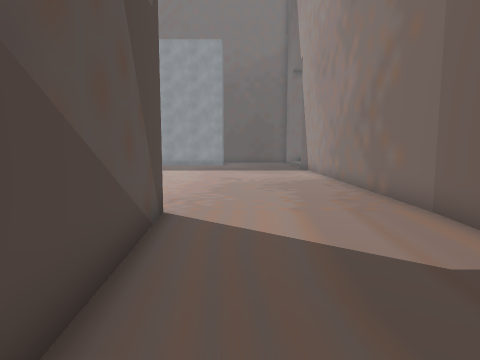
[1] (above)

18 first-person views from a walk through a 3-D level made in the Unity game engine. The camera is 1.4 m above the floor, tilts 6° down and sees 75° across. The floor is counted in squares, 1 m on a side. Each view is taken from the middle of a square. On the plan, view 1 faces up. The plan holds only what a view shows up to about 14 squares ahead; the rest is blank. The place goes on beyond the plan. Door leaves are left out, so doorways stand open.

[2]
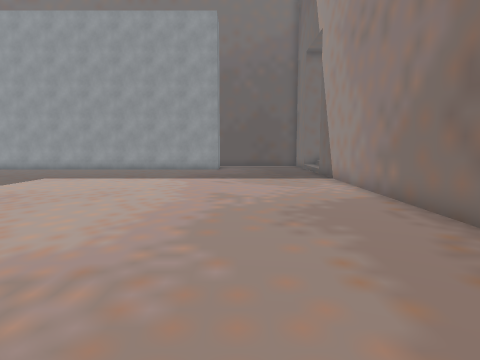

[3]
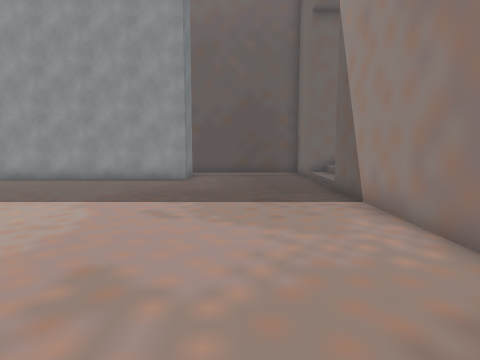

[4]
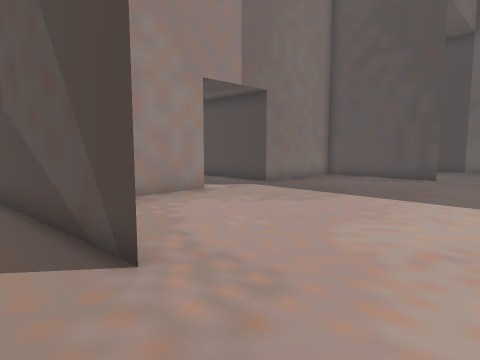

[5]
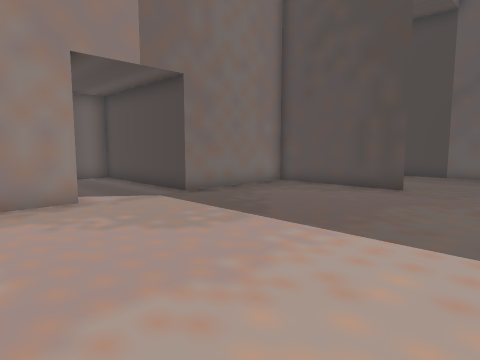

[6]
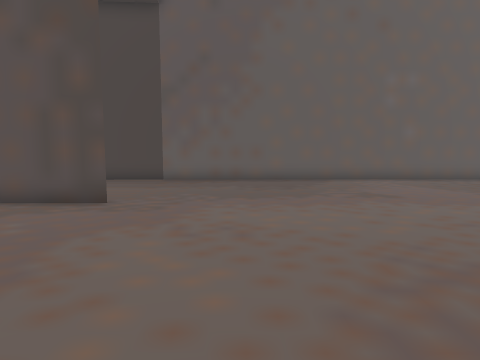

[7]
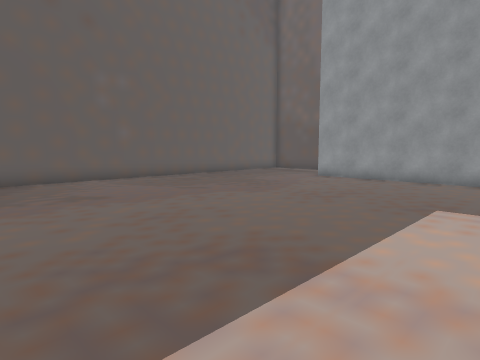

[8]
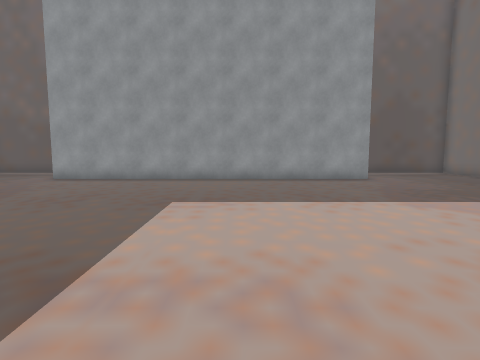

[9]
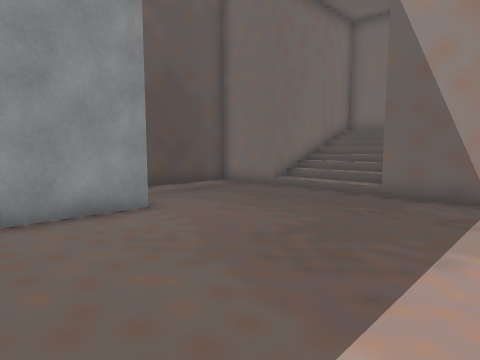

[10]
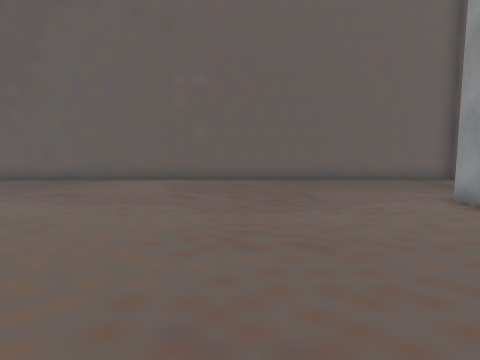

[11]
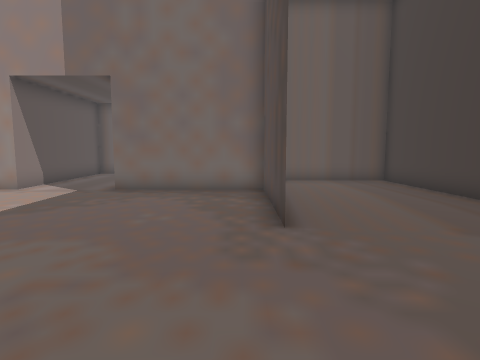

[12]
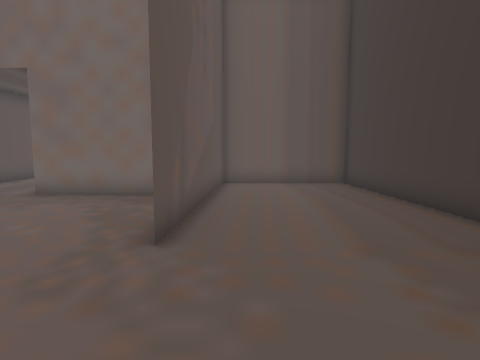

[13]
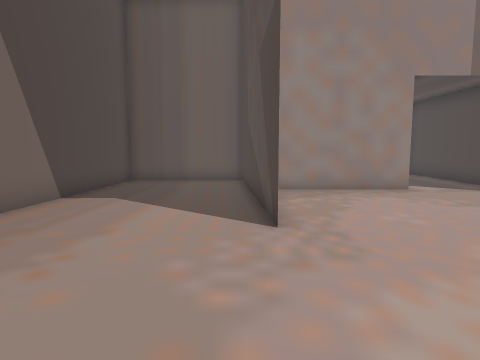

[14]
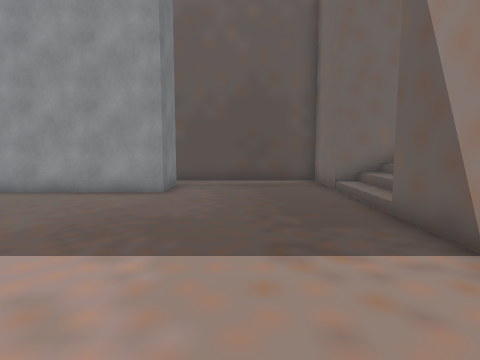

[15]
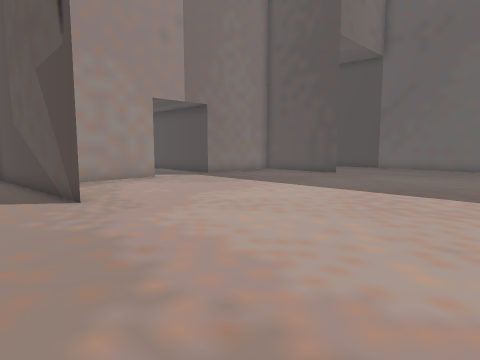

[16]
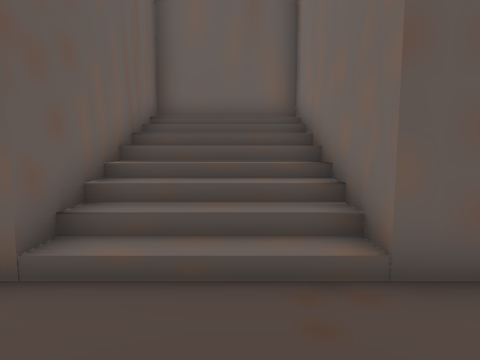

[17]
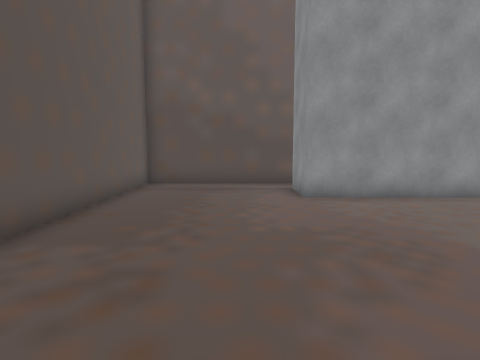

[18]
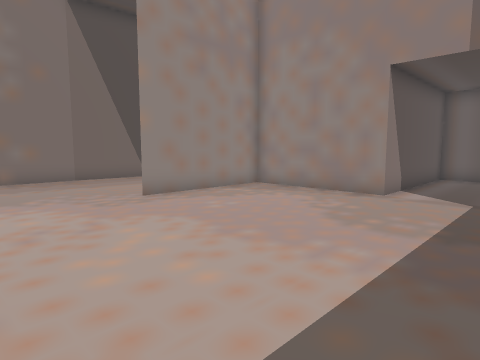

### Floor plan
Points are (right, up) in squares from view 1. A wall is a line through its corners. A room is listed if a view was taken in it or the views show most of it. See-through windows are left out.
Room 1 (views 1, 2, 3, 4, 5, 6, 7, 8, 9, 10, 11, 12, 13, 14, 15, 16, 17, 18)
walls: (-1.7, 6.7) (-1.1, -1.1) (3.6, -1.1) (4.2, 6.7); (-14.8, 6.8) (-14.8, 1.7) (-9.9, 1.7) (-9.9, -4.1); (-1.4, 26.6) (-1.4, 24.7) (-15.2, 24.7) (-15.2, 26.8); (4.2, 6.6) (4.2, 21.4) (9.6, 21.4); (-20.6, 6.7) (-20.1, -1.1) (-15.3, -1.1) (-14.8, 6.7); (-14.9, 28.1) (-20.6, 28.1) (-20.6, 6.6); (-9.5, -4.5) (-6.6, -4.5) (-6.6, 1.7) (-1.7, 1.7) (-1.7, 6.8); (9.5, 25.3) (4.2, 25.3) (4.2, 28.1) (-1.8, 28.1)

Where each view was taken, in squares from view 1:
view 1: 0 up, 0 right, facing up
view 2: 5 up, 0 right, facing up
view 3: 11 up, 1 right, facing up
view 4: 10 up, 0 right, facing down-left
view 5: 10 up, 4 left, facing down-left
view 6: 10 up, 7 left, facing left
view 7: 11 up, 7 left, facing up-left
view 8: 11 up, 7 left, facing up
view 9: 18 up, 5 left, facing up-right
view 10: 19 up, 7 left, facing left
view 11: 12 up, 14 left, facing down
view 12: 11 up, 16 left, facing down
view 13: 12 up, 1 left, facing down
view 14: 15 up, 1 right, facing up
view 15: 15 up, 1 right, facing down-left
view 16: 23 up, 1 right, facing right
view 17: 16 up, 17 left, facing up
view 18: 11 up, 10 left, facing down-right
